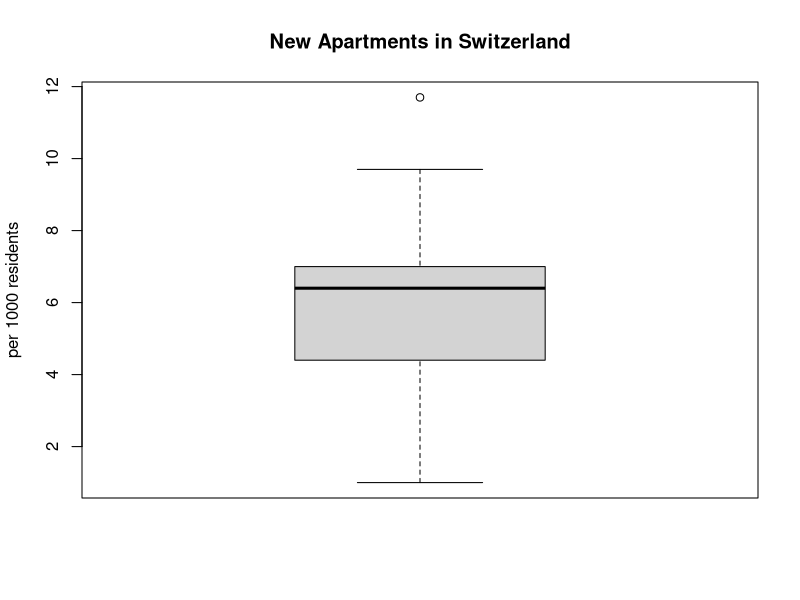

Here is the R script that generated this plot:
#################################################
#                                               #
# Methods: Statistics                           #
# Lecture 1                                     #
# Example: Boxplot                              #
#                                               #
#################################################


# consider the number of new apartments in Switzerland (per 1000 inhabitants)
# source: http://www.bfs.admin.ch/bfs/portal/en/index/regionen/kantone/daten.html
canton<-c("ZH","BE","LU","UR","SZ","OW","NW","GL","ZG","FR","SO","BS","BL","SH",
          "AR","AI","SG","GR","AG","TG","TI","VD","VS","NE","GE","JU")
new.housing<-c(6.7,4.4,7.6,6.4,9.7,6.4,6.4,3.6,6.3,7.8,5.6,1.0,3.9,6.6,6.5,
               3.5,7.0,11.7,6.8,8.2,6.6,6.4,8.2,3.3,2.7,6.2)
housing.starts<-data.frame(canton,new.housing)


# mean
#--------------------------------------
mean(housing.starts$new.housing)

# median
#--------------------------------------
median(housing.starts$new.housing)

# mode
#--------------------------------------
mean(housing.starts$new.housing)
# defining a new mode function
Mode <- function(x) {
  ux <- unique(x)
  ux[which.max(tabulate(match(x, ux)))]
}
Mode(housing.starts$new.housing)

# sample variance
#--------------------------------------
var(housing.starts$new.housing) # using the specific function of R
variance<-function(x) sum((x-mean(x))^2)/(length(x)-1)
variance(housing.starts$new.housing)

# mean absolute deviation
#--------------------------------------
mad(housing.starts$new.housing) # using the specific function of R
Mad<-function(x) sum(abs(x-mean(x)))/(length(x))
Mad(housing.starts$new.housing) 

# range
#--------------------------------------
range(housing.starts$new.housing)
diff(range(housing.starts$new.housing))

# quantiles
#--------------------------------------
quantile(housing.starts$new.housing)  
IQR(housing.starts$new.housing)# quantile 3- quantile 1 (interquartile range)

# boxplot
#--------------------------------------
boxplot(housing.starts$new.housing, col = "lightgray",horizontal = FALSE,
        main = "New Apartments in Switzerland",ylab = "per 1000 residents")

# variance
#--------------------------------------
# step-by-step calculations
housing.starts<-data.frame(canton,new.housing)

# step 1
arithmetic.mean<-function(x) sum(x)/length(x) 
housing.starts$average<-arithmetic.mean(housing.starts$new.housing)

# step 2
housing.starts$difference<-housing.starts$new.housing-housing.starts$average

# step 3
housing.starts$diff.squared<-housing.starts$difference^2

# step 4
sum(housing.starts$diff.squared)/(length(housing.starts$diff.squared)-1)